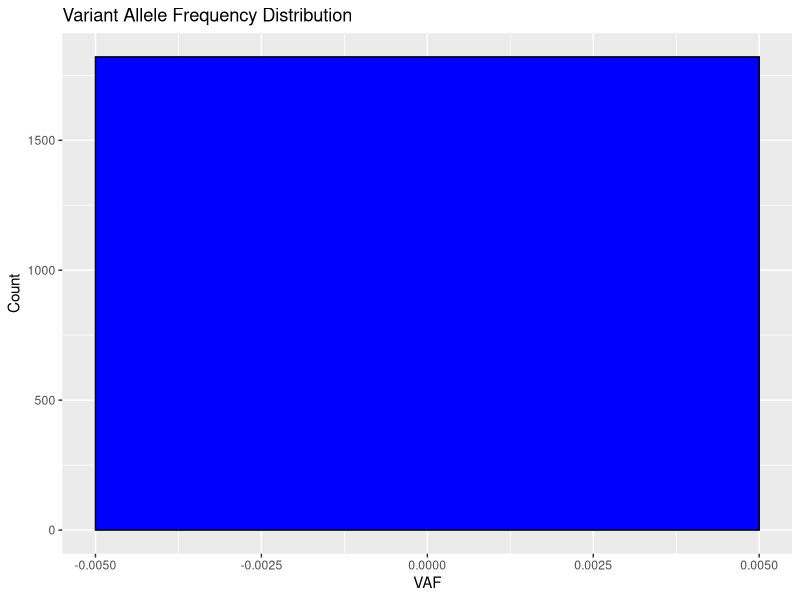

The R script that drew this image:
# Load libraries
library(ggplot2)

# Read the variant metrics file
variant_data <- read.csv("variant_metrics.csv")

# Calculate overall Ti/Tv ratio
ti_count <- sum(variant_data$Ti.Tv == "Transition")
tv_count <- sum(variant_data$Ti.Tv == "Transversion")
ti_tv_ratio <- ti_count / tv_count
cat("Transition/Transversion Ratio:", ti_tv_ratio, "\n")

# Plot VAF distribution
ggplot(variant_data, aes(x = AF)) +
  geom_histogram(binwidth = 0.01, fill = "blue", color = "black") +
  labs(title = "Variant Allele Frequency Distribution", x = "VAF", y = "Count")
